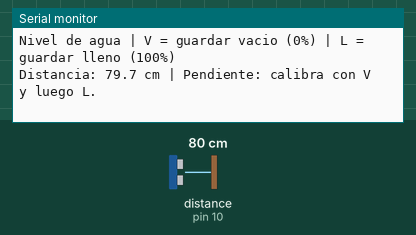
Bench run of a sketch on a simulated Arduino Uno, built with avr-gcc and run on an emulated ATmega328P. On the bench: the last lines printed to the serial monitor. Wiring (inferred from the names in the program): ultrasonic range finder: trigger pin 9; echo pin 10. The test bench sets the inputs (shaded band); at power-on: distance to the obstacle (sensor on pin 10) 80 cm. The echo pulse lasts 58.3 µs per cm.

Above: at 1.2 s.
1.3 s: distance to the obstacle (sensor on pin 10) set to 4 cm
At 2.3 s:
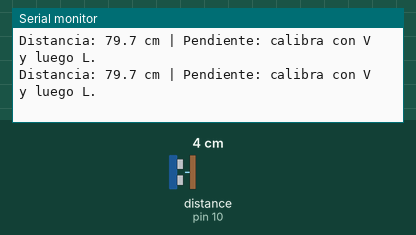
2.8 s: distance to the obstacle (sensor on pin 10) set to 2 cm
At 4.2 s:
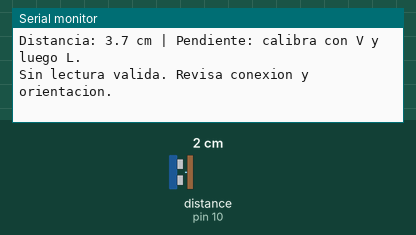

The sketch:

NivelAgua.ino
```cpp
#include <Arduino.h>

#if defined(ARDUINO_ARCH_ESP32)
constexpr uint8_t TRIG = 18;
constexpr uint8_t ECHO = 19;  // Usar divisor de tension con HC-SR04 de 5 V.
#else
constexpr uint8_t TRIG = 9;
constexpr uint8_t ECHO = 10;  // Conexion directa solo si la placa usa logica de 5 V (ej. Uno R3).
#endif

// Opcional: reemplaza estos ceros por las distancias calibradas para no repetir V y L.
float vacio = 0.0f;
float lleno = 0.0f;

float medirCm() {
  float muestras[7];
  uint8_t n = 0;
  for (uint8_t i = 0; i < 7; i++) {
    digitalWrite(TRIG, LOW);
    delayMicroseconds(3);
    digitalWrite(TRIG, HIGH);
    delayMicroseconds(10);
    digitalWrite(TRIG, LOW);
    const unsigned long eco = pulseIn(ECHO, HIGH, 30000UL);
    const float cm = eco * 0.01715f;
    if (cm >= 2.0f && cm <= 400.0f) muestras[n++] = cm;
    delay(65);
  }
  if (n < 5) return -1.0f;
  for (uint8_t i = 1; i < n; i++) {
    const float valor = muestras[i];
    uint8_t j = i;
    while (j > 0 && muestras[j - 1] > valor) {
      muestras[j] = muestras[j - 1];
      j--;
    }
    muestras[j] = valor;
  }
  if (n % 2 == 0) return (muestras[n / 2 - 1] + muestras[n / 2]) / 2.0f;
  return muestras[n / 2];
}

void setup() {
  pinMode(TRIG, OUTPUT);
  digitalWrite(TRIG, LOW);
  pinMode(ECHO, INPUT);
  Serial.begin(115200);
  Serial.println(F("Nivel de agua | V = guardar vacio (0%) | L = guardar lleno (100%)"));
}

void loop() {
  char comando = 0;
  while (Serial.available()) {
    const char c = Serial.read();
    if (c == 'v' || c == 'V' || c == 'l' || c == 'L') comando = c;
  }

  const float distancia = medirCm();
  if (distancia < 0.0f) {
    Serial.println(F("Sin lectura valida. Revisa conexion y orientacion."));
  } else {
    if (comando == 'v' || comando == 'V') {
      vacio = distancia;
      Serial.print(F("Vacio guardado: "));
      Serial.println(vacio, 2);
    } else if (comando == 'l' || comando == 'L') {
      if (distancia < 5.0f || vacio - distancia < 3.0f) {
        Serial.println(F("No se guardo lleno: primero envia V y deja al menos 5 cm libres sobre el agua."));
      } else {
        lleno = distancia;
        Serial.print(F("Lleno guardado: "));
        Serial.println(lleno, 2);
      }
    }

    Serial.print(F("Distancia: "));
    Serial.print(distancia, 1);
    Serial.print(F(" cm | "));
    if (lleno >= 5.0f && vacio - lleno >= 3.0f) {
      const float nivel = constrain(100.0f * (vacio - distancia) / (vacio - lleno), 0.0f, 100.0f);
      Serial.print(F("Nivel: "));
      Serial.print(nivel, 1);
      Serial.println(F(" %"));
    } else {
      Serial.println(F("Pendiente: calibra con V y luego L."));
    }
  }
  delay(500);
}
```

Measured:
- the behaviour switches between 3 and 2 cm on distance to the obstacle (sensor on pin 10) (found by bisection; images 1 and 2)
- after the input at 2.8 s, the serial monitor: prints a new line after 0.60 s (image 2)
